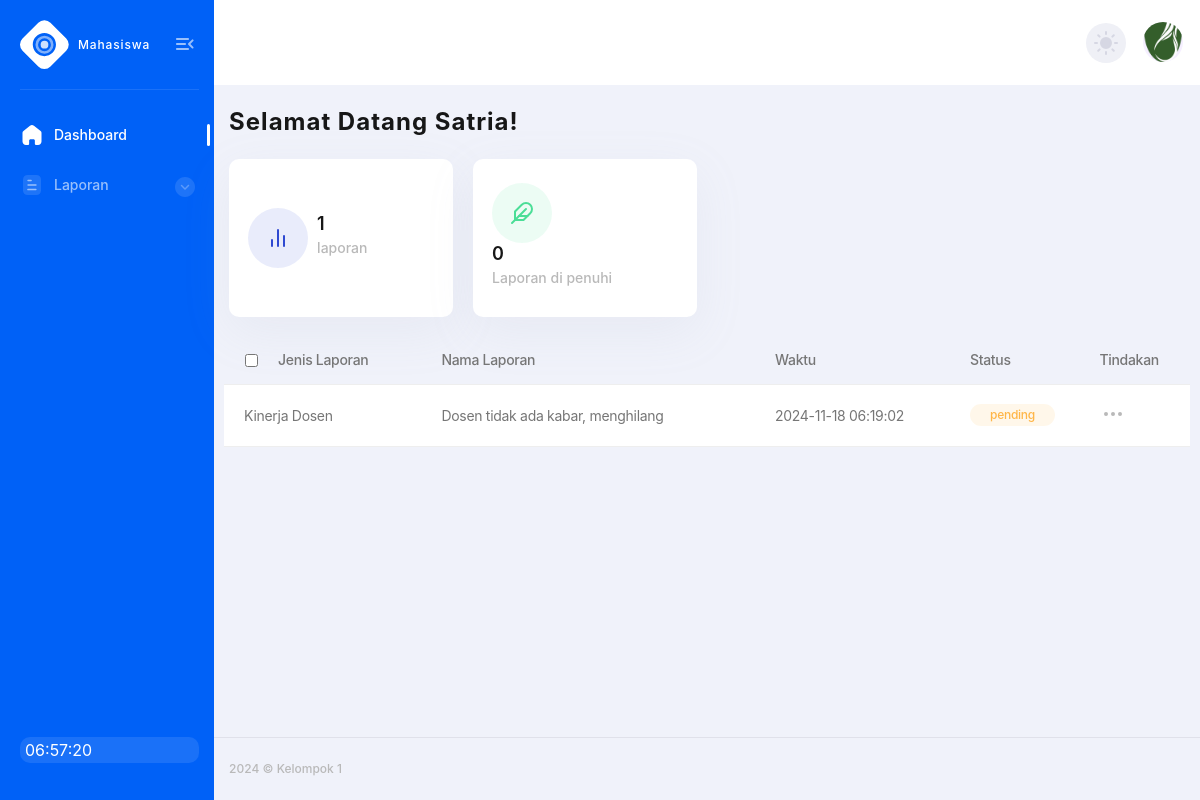
Screenshot of /page_mahasiswa/index.php (signed in) with the database file from the repository.
### tables this page shows
CREATE TABLE IF NOT EXISTS `laporan` (
  `id_laporan` int NOT NULL AUTO_INCREMENT,
  `jenis_laporan` varchar(50) NOT NULL,
  `nama_laporan` varchar(100) NOT NULL,
  `deskripsi_laporan` text,
  `dokumentasi` varchar(255) DEFAULT NULL,
  `nim` varchar(50) DEFAULT NULL,
  `nidn` varchar(50) DEFAULT NULL,
  `tipe_pengguna` enum('mahasiswa','dosen') NOT NULL,
  `status` enum('pending','on progress','done') NOT NULL DEFAULT 'pending',
  `tanggal_dibuat` timestamp NULL DEFAULT CURRENT_TIMESTAMP,
  `tanggal_selesai` timestamp NULL DEFAULT NULL,
  PRIMARY KEY (`id_laporan`)
);

### page_mahasiswa/index.php (the view, shortened to what this page needs)
<?php
include '../connection/koneksi.php';
$nim = $_SESSION['nim'];
$sql = "SELECT * FROM laporan WHERE nim  = '$nim'";
$result = mysqli_query($koneksi, $sql);
$queryJumlahLaporan = "SELECT COUNT(*) AS total FROM laporan WHERE nim = '$nim' AND status = 'pending'";
$resultJumlahLaporan = mysqli_query($koneksi, $queryJumlahLaporan);
$dataJumlahLaporan = mysqli_fetch_assoc($resultJumlahLaporan);
$totalLaporan = $dataJumlahLaporan['total'];
$queryJumlahLaporanDipenuhi = "SELECT COUNT(*) AS total FROM laporan WHERE status = 'done' AND  nim = '$nim'";
$resultJumlahLaporanDipenuhi = mysqli_query($koneksi, $queryJumlahLaporanDipenuhi);
$dataJumlahLaporanDipenuhi = mysqli_fetch_assoc($resultJumlahLaporanDipenuhi);
$totalLaporanDipenuhi = $dataJumlahLaporanDipenuhi['total'];
?>
<!DOCTYPE html>
<html lang="en">
<head>
  <link rel="stylesheet" href="../css/style.min.css">
</head>
<body>
<div class="page-flex">
  <aside class="sidebar">
    <div class="sidebar-start">
        <div class="sidebar-head">
            <a href="" class="logo-wrapper" title="Home">
                <span class="icon logo" aria-hidden="true"></span>
                <div class="logo-text">
                    <span class="logo-subtitle">Mahasiswa</span>
                </div>
            </a>
            <button class="sidebar-toggle transparent-btn" title="Menu" type="button">
                <span class="icon menu-toggle" aria-hidden="true"></span>
            </button>
        </div>
        <div class="sidebar-body">
            <ul class="sidebar-body-menu">
                <li>
                    <a class="active" href=""><span class="icon home" aria-hidden="true"></span>Dashboard</a>
                </li>
                <li>
                    <a class="show-cat-btn" href="##">
                        <span class="icon document" aria-hidden="true"></span>Laporan
                        <span class="category__btn transparent-btn" title="Open list">
                            <span class="icon arrow-down" aria-hidden="true"></span>
                        </span>
                    </a>
                    <ul class="cat-sub-menu">
                        <li>
                        </li>
                    </ul>
                </li>
            </ul>
        </div>
    </div>
    <div class="sidebar-footer">
        <a href="##" class="sidebar-user">
            <div class="sidebar-user-info">
            <span id="realtime-clock" class="sidebar-user__clock" style="color: #ffffff"></span>
        </div>
        </a>
    </div>
</aside>
  <?php
  include'mahasiswa_navbar.php';
  ?>
    <main class="main users chart-page" id="skip-target">
      <div class="container">
        <h2 class="main-title">Selamat Datang  <?php echo htmlspecialchars($_SESSION['user_mhs']); ?>!</h2>
        <div class="row stat-cards">
          <div class="col-md-6 col-xl-3">
            <article class="stat-cards-item">
              <div class="stat-cards-icon primary">
                <i data-feather="bar-chart-2" aria-hidden="true"></i>
              </div>
              <div class="stat-cards-info">
                <p class="stat-cards-info__num"><?php echo $totalLaporan; ?></p>
                <p class="stat-cards-info__title">laporan</p>
              </div>
            </article>
          </div>
          <div class="col-md-6 col-xl-3">
            <article class="stat-cards-item">
              <div class="stat-cards-icon success">
                <i data-feather="feather" aria-hidden="true"></i>
              </div>
              <div class="stat-cards-info">
                <p class="stat-cards-info__num"><?php echo $totalLaporanDipenuhi; ?></p>
                <p class="stat-cards-info__title">Laporan di penuhi</p>
              </div>
            </article>
          </div>
        </div>
        <div class="row">
          <div class="col-lg-12">
            <div class="users-table table-wrapper">
              <table class="posts-table">
                <thead>
                  <tr class="users-table-info">
                    <th>
                      <label class="users-table__checkbox ms-20">
                        <input type="checkbox" class="check-all">Jenis Laporan
                      </label>
                    </th>
                    <th>Nama Laporan</th>
                    <th>Waktu </th>
                    <th>Status</th>
                    <th>Tindakan</th>
                  </tr>
                </thead>
                <tbody>
                <?php
                if (mysqli_num_rows($result) > 0) {
                    while ($row = mysqli_fetch_assoc($result)) {
                        echo "<tr>";
                        echo "<td>" . htmlspecialchars($row['jenis_laporan']) . "</td>";
                        echo "<td>" . htmlspecialchars($row['nama_laporan']) . "</td>";
                        echo "<td>" . htmlspecialchars($row['tanggal_dibuat']) . "</td>";
                        echo "<td><span class='badge-" . strtolower($row['status']) . "'>" . htmlspecialchars($row['status']) . "</span></td>";
                        echo "<td>
                                <span class='p-relative'>
                                    <button class='dropdown-btn transparent-btn' type='button' title='More info'>
                                        <div class='sr-only'>More info</div>
                                        <i data-feather='more-horizontal' aria-hidden='true'></i>
                                    </button>
                                    <ul class='users-item-dropdown dropdown'>
                                        <li><a href='../actionmhs/mhs-proses-hapus-laporan.php?id_laporan=" . $row['id_laporan'] . "' onclick='return confirm(\"Apakah Anda yakin ingin menghapus laporan ini?\")'>Hapus</a></li>
                                    </ul>
                                </span>
                              </td>";
                        echo "</tr>";
                    }
                } else {
                    echo "<tr><td colspan='5'>Tidak ada laporan yang ditemukan.</td></tr>";
                }
                ?>
                  </tbody>
              </table>
            </div>
          </div>
        </div>
      </div>
    </main>
    <footer class="footer">
  <div class="container footer--flex">
    <div class="footer-start">
      <p>2024 © Kelompok 1</p>
    </div>
  </div>
</footer>
  </div>
</div>
</body>
</html>

### rows the page displays
laporan: jenis_laporan "Kinerja Dosen", nama_laporan "Dosen tidak ada kabar, menghilang", tanggal_dibuat "2024-11-18 06:19:02", status "pending"

### other values shown
$_SESSION['user_mhs'] "Satria"
$totalLaporan "1"
$totalLaporanDipenuhi "0"
